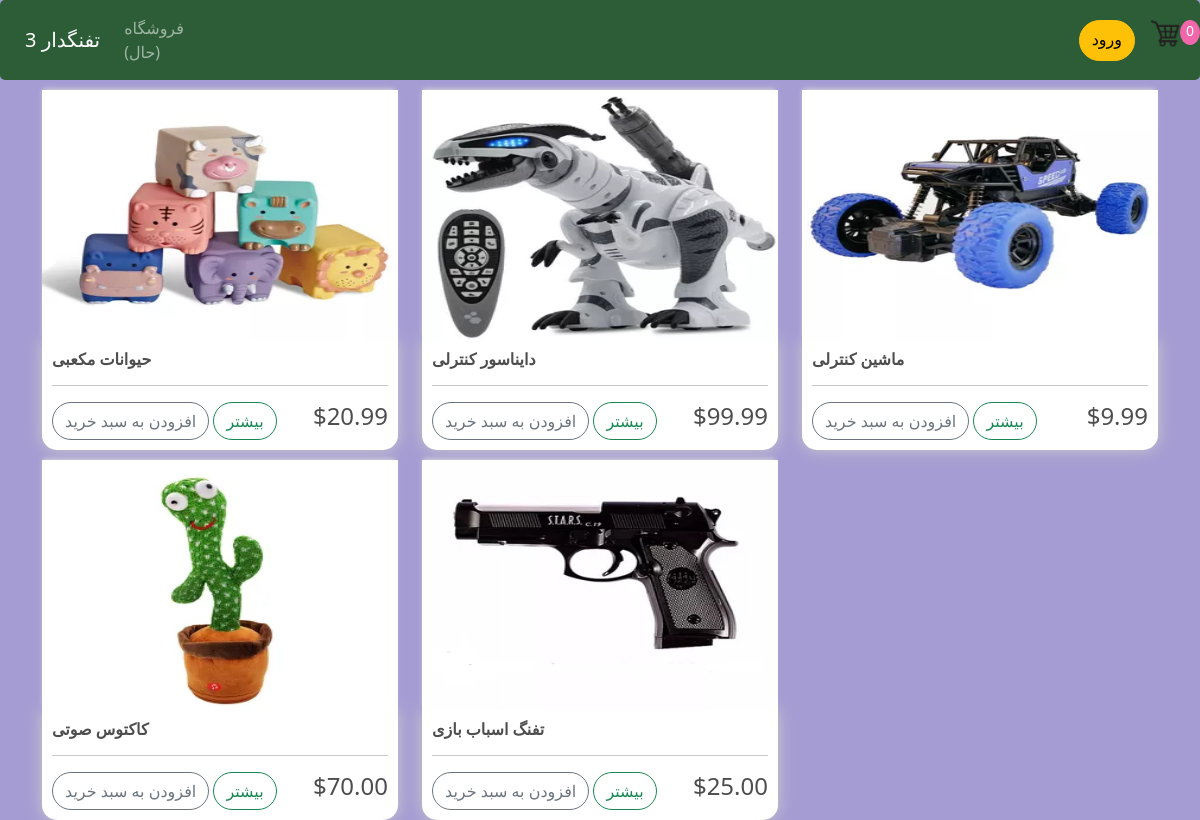
The page / on the database its author committed.
### store/models.py (models this page shows, shortened)
class Product(models.Model):
    name = models.CharField(max_length=200)
    price = models.FloatField()
    digital = models.BooleanField(default=False, null=True, blank=True)
    image = models.ImageField(null=True, blank=True)
    @property
    def imageURL(self):
        try:
            url = self.image.url
        except:
            url = ''
        return url

### store/views.py (the view)
# urls.py: path('', include('store.urls'))
def store(request):
    products = Product.objects.all()  # all the items in db
    context = {'products': products}
    return render(request, 'store/store.html', context)

### store/templates/store/store.html
{% extends 'store/main.html' %}
{% load static %}
{% block content %}
<link rel="stylesheet" type="text/css" href=" {% static 'css/main.css' %} ">
    <div class="row">
        {% for product in products %}
        <div class="col-lg-4">
            <img class="thumbnail" src="{{product.imageURL}}">
            <div class="box-element product">
                <h6><strong>{{ product.name }}</strong></h6>
                <hr>
                <button data-product={{ product.id }} data-action='add' class="btn btn-outline-secondary add-btn update-cart">افزودن به سبد خرید</button>
                <a class="btn btn-outline-success" href="#">بیشتر</a>
                <h4 style="display: inline-block; float: right;">${{ product.price|floatformat:2 }}</h4>
            </div>
        </div>
        {% endfor %}
    </div>
{% endblock content %}

### store/templates/store/main.html (shortened to what this page needs)
<!DOCTYPE html>
{% load static %}
<html>
<head>
    <link href="https://cdn.jsdelivr.net/npm/bootstrap@5.3.0/dist/css/bootstrap.min.css" rel="stylesheet"
>
    <link rel="stylesheet" href="{% static 'css/main.css' %}">
</head>
<body>
<nav class="navbar navbar-expand-lg navbar-dark bg-darkme">
    <a style="margin-left: 25px;" class="navbar-brand" href="{% url 'store' %}">3 تفنگدار</a>
    <div class="collapse navbar-collapse" id="navbarSupportedContent">
        <ul class="navbar-nav mr-auto">
            <li class="nav-item active">
                <a class="nav-link" href="{% url 'store' %}">فروشگاه <span class="sr-only">(حال)</span></a>
            </li>
        </ul>
        <div style="margin-left: 80%; display: flex;" class="form-inline my-2 my-lg-0">
            <a style="border-radius: 10px;" href="http://127.0.0.1:8000/admin/" class="btn btn-warning">ورود</a>
            <a href="{% url 'cart' %}">
                <img id="cart-icon" src="{% static 'images/cart.png' %}">
            </a>
            <p id="cart-total">0</p>
        </div>
    </div>
</nav>
<div class="container">
    {% block content %}
    {% endblock content %}
</div>
</body>
</html>

### static/css/main.css (style rules this page uses)
body { background-color: #A59CD3!important; }
h1,h2,h3,h4,h5,h6 { color:hsl(0, 0%, 30%); }
.box-element { box-shadow:hsl(0, 0%, 80%) 0 0 16px; background-color: #fff; border-radius: 10px; padding: 10px; }
.thumbnail { width: 100%; height: 250px; -webkit-box-shadow: -1px -3px 5px -2px rgba(214,214,214,1); -moz-box-shadow: -1px -3px 5px -2px rgba(214,214,214,1); box-shadow: -1px -3px 5px -2px rgba(214,214,214,1); }
.product { border-radius: 0 0 15px 15px; }
.bg-darkme { background-color: #2C5D37!important; border-radius: 5px; }
#cart-icon { width: 30px; display: inline-block; margin-left: 15px; }
#cart-total { display: block; text-align: center; color:#fff; background-color: #F266AB; width: 20px; height: 25px; border-radius: 50%; font-size: 14px; }
.col-lg-4, .col-lg-6, .col-lg-8, .col-lg-12 { margin-top: 10px; }
.btn { border-radius: 30px !important; }

### rows shown on the page
Product: imageURL (picture), name "حیوانات مکعبی", price "20.99"
Product: imageURL (picture), name "دایناسور کنترلی", price "99.99"
Product: imageURL (picture), name "ماشین کنترلی", price "9.99"
Product: imageURL (picture), name "کاکتوس صوتی", price "70.00"
Product: imageURL (picture), name "تفنگ اسباب بازی", price "25.00"
